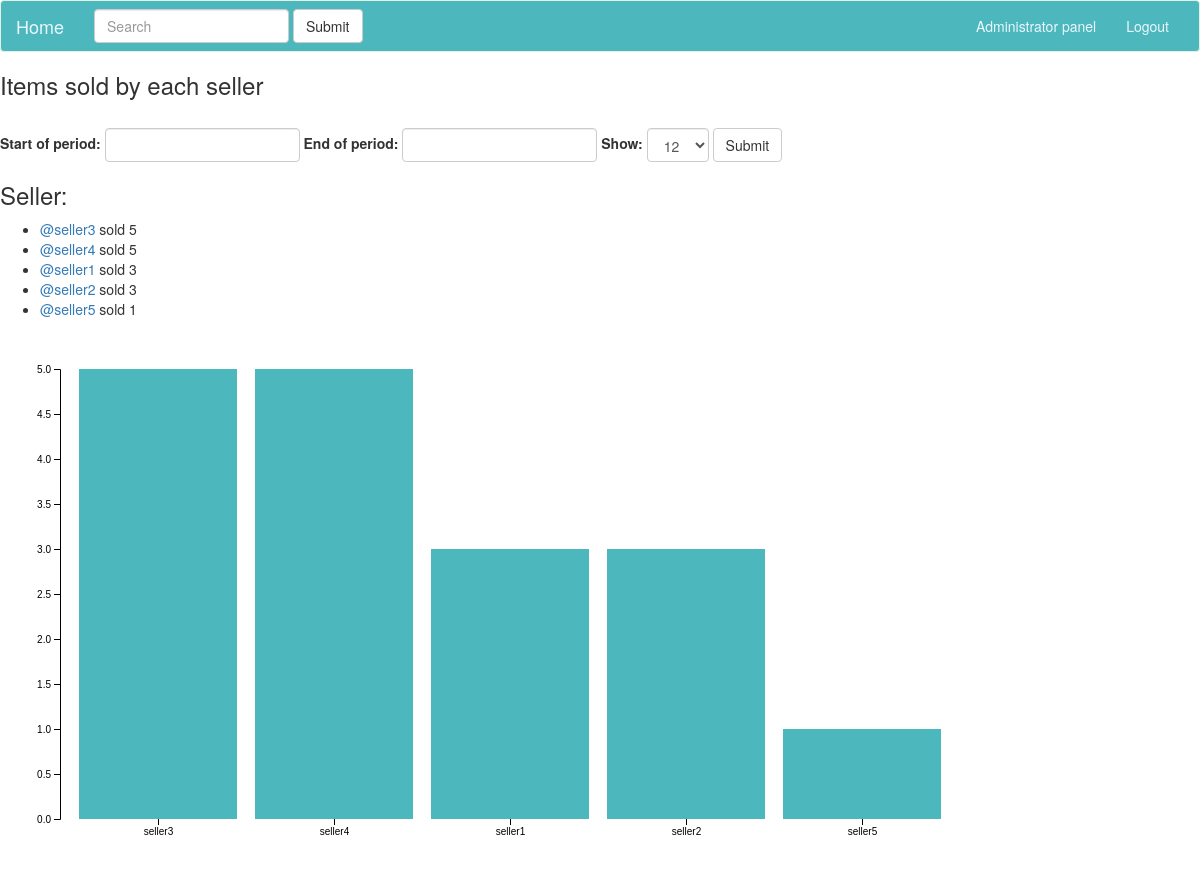
/items_sold_by_seller/ (signed in), run on the app's committed database.
### core/models.py (models this page shows)
class Seller(models.Model):
    user = models.OneToOneField(User)
    phone_num = models.CharField(max_length=20, blank=True)
    def __str__(self):
        return '@' + self.user.username + ' ' + self.user.email + ' ' + self.user.first_name + ' ' + \
                self.user.last_name

### core/views.py (the view)
# urls.py: url(r'^items_sold_by_seller/$', core_views.items_sold_by_seller, name='items_sold_by_seller'),
@login_required
def items_sold_by_seller(request):
    begin = request.GET.get('begin')
    end = request.GET.get('end')
    show = request.GET.get('show')
    if show is None or show == '':
        show = 12
    else:
        show = int(show)
    if begin is None or begin == '':
        begin = datetime.datetime.min
    else:
        begin = datetime.datetime.strptime(begin, '%Y-%m-%d')
    if end is None or end == '':
        end = datetime.datetime.now()
    else:
        end = datetime.datetime.strptime(end, '%Y-%m-%d')
    begin = timezone.make_aware(begin, timezone.get_current_timezone())
    end = timezone.make_aware(end, timezone.get_current_timezone())
    sellers = Seller.objects.filter(purchases__date__gt=begin, purchases__date__lt=end).\
        annotate(purchases_count=Count('purchases')).order_by('-purchases_count')[:show]
    json_data = []
    for seller in sellers:
        new_obj = {}
        new_obj['seller_pk'] = seller.user.pk
        new_obj['seller_username'] = seller.user.username
        new_obj['count'] = seller.purchases_count
        json_data.append(new_obj)
    json_data = json.dumps(json_data)
    return render(request, 'vis/items_sold_by_seller.html', {'sellers': sellers, 'json_data': json_data})

### core/templates/vis/items_sold_by_seller.html (shortened to what this page needs)
{% extends 'base.html' %}
{% block content %}
    <h3>Items sold by each seller</h3>
    <br>
    <form action="{% url 'core:items_sold_by_seller' %}" method="get" class="form-inline">
        <div class="form-group">
            <label for="begin">Start of period:</label>
            <input id="begin" type="text" name="begin" value="{{ request.GET.begin }}" class="form-control">
            <label for="end">End of period:</label>
            <input id="end" type="text" name="end" value="{{ request.GET.end }}" class="form-control">
            <label for="show">Show:</label>
            <select name="show" id="show" class="form-control">
                <option value="12" selected>12</option>
            </select>
            <input type="submit" class="btn btn-default" value="Submit">
        </div>
    </form>
    <h3>Seller:</h3>
    <ul>
        {% for seller in sellers %}
            <li>
                <a href="{% url 'core:seller' seller_pk=seller.pk %}">{{ seller }}</a>
                sold
                {{ seller.purchases_count }}
            </li>
        {% endfor %}
    </ul>
    <svg width="960" height="500"></svg>
{% endblock %}

### core/templates/vis/items_sold_by_seller.html (style rules this page uses)
svg { margin: 20px; }

### data on the page
Seller: user.last_name "@seller3", purchases_count "5"
Seller: user.last_name "@seller4", purchases_count "5"
Seller: user.last_name "@seller1", purchases_count "3"
Seller: user.last_name "@seller2", purchases_count "3"
Seller: user.last_name "@seller5", purchases_count "1"
